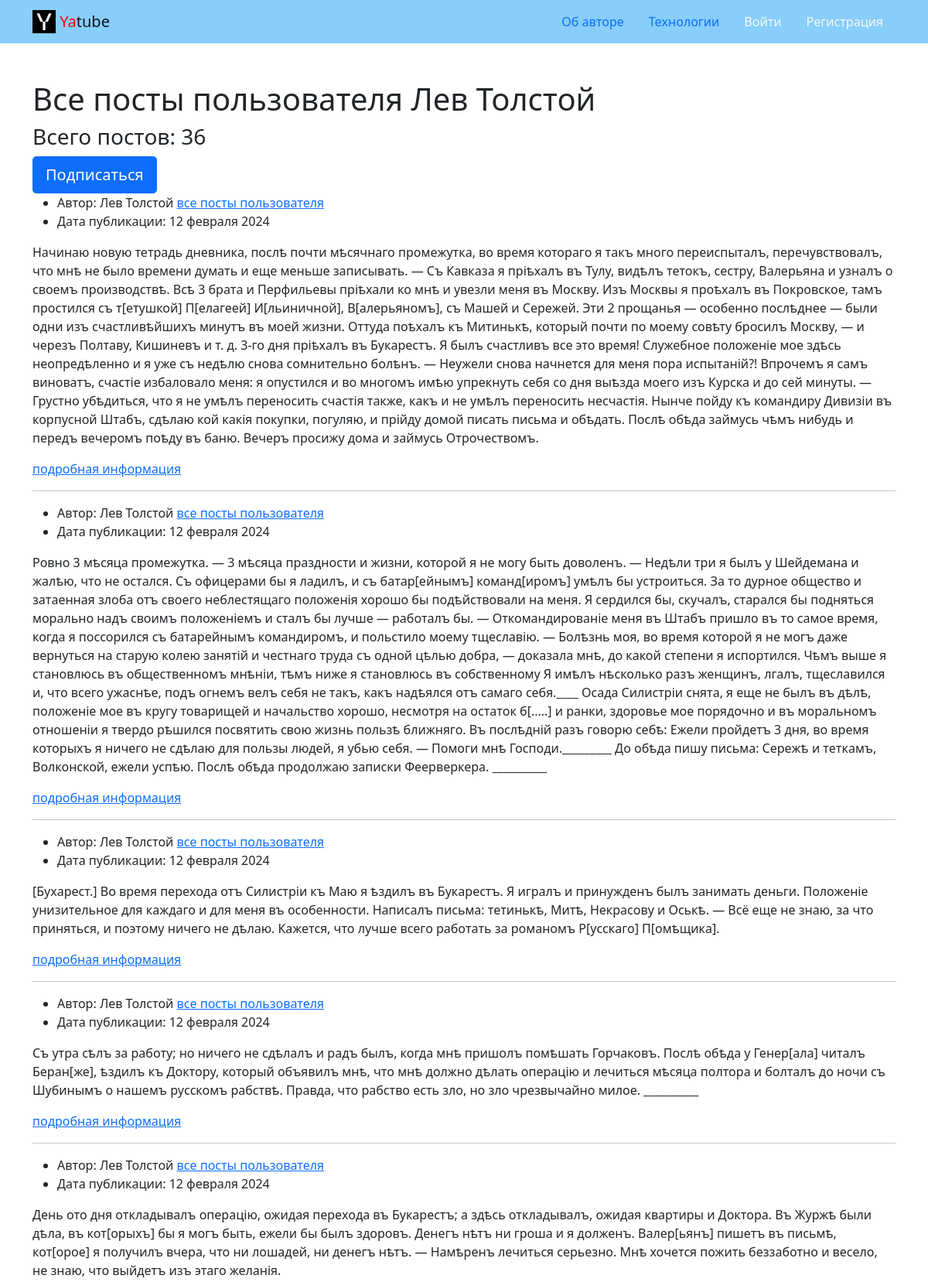
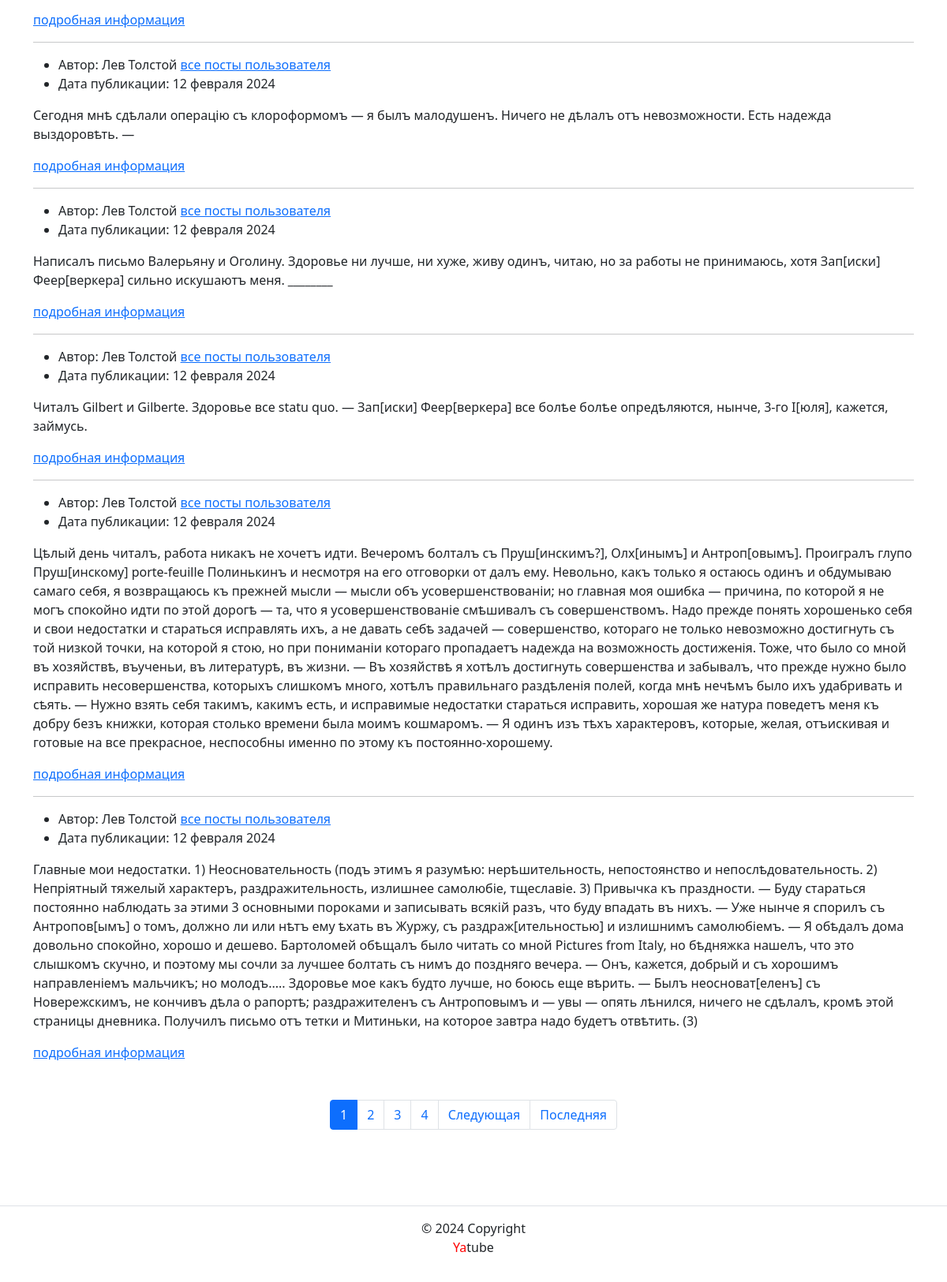
The page /profile/leo/ on the database its author committed (2 pictures, top to bottom).
### posts/models.py (models this page shows, shortened)
class Post(CreatedModel):
    text = models.TextField(
        'Текст поста',
        help_text='Введите текст поста'
    )
    author = models.ForeignKey(
        User,
        on_delete=models.CASCADE,
        related_name='posts_of_author',
        verbose_name='Автор'
    )
    group = models.ForeignKey(
        Group,
        on_delete=models.SET_NULL,
        blank=True, null=True,
        related_name='posts_of_group',
        verbose_name='Группа',
        help_text='Группа, к которой будет относится пост'
    )
    image = models.ImageField(
        'Картинка',
        upload_to='posts/',
        blank=True
    )
    class Meta:
        ordering = ['-created']

### posts/views.py (the view)
# urls.py: path('profile/<str:username>/', views.profile, name='profile'),
def profile(request, username):
    templates = 'posts/profile.html'
    author = get_object_or_404(User, username=username)
    posts = author.posts_of_author.all()
    posts_quantity = author.posts_of_author.count()
    page_obj = page_maker(request, posts)
    user = request.user
    following = Follow.objects.filter(user_id=user.id,
                                      author_id=author.id).exists()
    context = {
        'author': author,
        'page_obj': page_obj,
        'quantity': posts_quantity,
        'following': following,
    }
    return render(request, templates, context)

### core/context_processors/year.py (called while the page is built)
def year(request):
    current_date = datetime.now()
    current_year = current_date.year
    return {
        'year': current_year
    }

### posts/utils.py (called while the page is built)
def page_maker(request, posts):
    paginator = Paginator(posts, QUANTTIY_OF_POSTS)
    page_nuber = request.GET.get('page')
    page_obj = paginator.get_page(page_nuber)
    return page_obj

### templates/posts/profile.html (shortened to what this page needs)
{% extends 'base.html' %}
{% block content %}
<main>
    <div class="container py-5">
    <h1>Все посты пользователя {{ author.get_full_name }}</h1>
    <h3>Всего постов: {{ quantity }} </h3>
    {% if author != user %}
        {% if following %}
        <a
            class="btn btn-lg btn-light"
            href="{% url 'posts:profile_unfollow' author %}" role="button"
        >
            Отписаться
        </a>
        {% else %}
            <a
            class="btn btn-lg btn-primary"
            href="{% url 'posts:profile_follow' author %}" role="button"
            >
            Подписаться
            </a>
        {% endif %}
     {% endif %}
    {% for post in page_obj %}
        {% include 'posts/post_sample.html' %}
        {% if not forloop.last %}<hr>{% endif %}
    {% endfor %}
    {% include 'posts/includes/paginator.html' %}
    </div>
</main>
{% endblock content %}

### templates/posts/post_sample.html (shortened to what this page needs)
{% load thumbnail %}
<article>
  <ul>
    <li>
      Автор: {{ post.author.get_full_name }}
      <a href="{% url 'posts:profile' post.author %}">все посты пользователя</a>
    </li>
    <li>
      Дата публикации: {{ post.created|date:"d E Y" }}
    </li>
  </ul>
  <p>{{ post.text }}</p>
  <a href="{% url 'posts:post_detail' post.pk %}">подробная информация</a>
</article>

### rows shown on the page
Post: author.get_full_name "Лев Толстой", created "12 февраля 2024", text "Начинаю новую тетрадь дневника, послѣ почти мѣсячнаго промежутка, во время котораго я такъ много переиспыталъ, перечувствовалъ, что мнѣ не было времени думать и еще меньше записывать. — Съ Кавказа я пріѣхалъ въ Тулу, видѣлъ тетокъ, сестру, Валерьяна и узналъ о своемъ производствѣ. Всѣ 3 брата и Перфильевы пріѣхали ко мнѣ и увезли меня въ Москву. Изъ Москвы я проѣхалъ въ Покровское, тамъ простился съ т[етушкой] П[елагеей] И[льиничной], В[алерьяномъ], съ Машей и Сережей. Эти 2 прощанья — особенно послѣднее — были одни изъ счастливѣйшихъ минутъ въ моей жизни. Оттуда поѣхалъ къ Митинькѣ, который почти по моему совѣту бросилъ Москву, — и черезъ Полтаву, Кишиневъ и т. д. 3-го дня пріѣхалъ въ…"
Post: author.get_full_name "Лев Толстой", created "12 февраля 2024", text "Ровно 3 мѣсяца промежутка. — 3 мѣсяца праздности и жизни, которой я не могу быть доволенъ. — Недѣли три я былъ у Шейдемана и жалѣю, что не остался. Съ офицерами бы я ладилъ, и съ батар[ейнымъ] команд[иромъ] умѣлъ бы устроиться. За то дурное общество и затаенная злоба отъ своего неблестящаго положенія хорошо бы подѣйствовали на меня. Я сердился бы, скучалъ, старался бы подняться морально надъ своимъ положеніемъ и сталъ бы лучше — работалъ бы. — Откомандированіе меня въ Штабъ пришло въ то самое время, когда я поссорился съ батарейнымъ командиромъ, и польстило моему тщеславію. — Болѣзнь моя, во время которой я не могъ даже вернуться на старую колею занятій и честнаго труда съ одной цѣлью…"
Post: author.get_full_name "Лев Толстой", created "12 февраля 2024", text "[Бухарест.] Во время перехода отъ Силистріи къ Маю я ѣздилъ въ Букарестъ. Я игралъ и принужденъ былъ занимать деньги. Положеніе унизительное для каждаго и для меня въ особенности. Написалъ письма: тетинькѣ, Митѣ, Некрасову и Оськѣ. — Всё еще не знаю, за что приняться, и поэтому ничего не дѣлаю. Кажется, что лучше всего работать за романомъ Р[усскаго] П[омѣщика]."
Post: author.get_full_name "Лев Толстой", created "12 февраля 2024", text "Съ утра сѣлъ за работу; но ничего не сдѣлалъ и радъ былъ, когда мнѣ пришолъ помѣшать Горчаковъ. Послѣ обѣда у Генер[ала] читалъ Беран[же], ѣздилъ къ Доктору, который объявилъ мнѣ, что мнѣ должно дѣлать операцію и лечиться мѣсяца полтора и болталъ до ночи съ Шубинымъ о нашемъ русскомъ рабствѣ. Правда, что рабство есть зло, но зло чрезвычайно милое. __________"
Post: author.get_full_name "Лев Толстой", created "12 февраля 2024", text "День ото дня откладывалъ операцію, ожидая перехода въ Букарестъ; a здѣсь откладывалъ, ожидая квартиры и Доктора. Въ Журжѣ были дѣла, въ кот[орыхъ] бы я могъ быть, ежели бы былъ здоровъ. Денегъ нѣтъ ни гроша и я долженъ. Валер[ьянъ] пишетъ въ письмѣ, кот[орое] я получилъ вчера, что ни лошадей, ни денегъ нѣтъ. — Намѣренъ лечиться серьезно. Мнѣ хочется пожить беззаботно и весело, не знаю, что выйдетъ изъ этаго желанія."
Post: author.get_full_name "Лев Толстой", created "12 февраля 2024", text "Сегодня мнѣ сдѣлали операцію съ клороформомъ — я былъ малодушенъ. Ничего не дѣлалъ отъ невозможности. Есть надежда выздоровѣть. —"
Post: author.get_full_name "Лев Толстой", created "12 февраля 2024", text "Написалъ письмо Валерьяну и Оголину. Здоровье ни лучше, ни хуже, живу одинъ, читаю, но за работы не принимаюсь, хотя Зап[иски] Феер[веркера] сильно искушаютъ меня. ________"
Post: author.get_full_name "Лев Толстой", created "12 февраля 2024", text "Читалъ Gilbert и Gilberte. Здоровье все statu quo. — Зап[иски] Феер[веркера] все болѣе болѣе опредѣляются, нынче, 3-го І[юля], кажется, займусь."
Post: author.get_full_name "Лев Толстой", created "12 февраля 2024", text "Цѣлый день читалъ, работа никакъ не хочетъ идти. Вечеромъ болталъ съ Пруш[инскимъ?], Олх[инымъ] и Антроп[овымъ]. Проигралъ глупо Пруш[инскому] porte-feuille Полинькинъ и несмотря на его отговорки от далъ ему. Невольно, какъ только я остаюсь одинъ и обдумываю самаго себя, я возвращаюсь къ прежней мысли — мысли объ усовершенствованіи; но главная моя ошибка — причина, по которой я не могъ спокойно идти по этой дорогѣ — та, что я усовершенствованіе смѣшивалъ съ совершенствомъ. Надо прежде понять хорошенько себя и свои недостатки и стараться исправлять ихъ, а не давать себѣ задачей — совершенство, котораго не только невозможно достигнуть съ той низкой точки, на которой я стою, но при пониманіи…"
Post: author.get_full_name "Лев Толстой", created "12 февраля 2024", text "Главные мои недостатки. 1) Неосновательность (подъ этимъ я разумѣю: нерѣшительность, непостоянство и непослѣдовательность. 2) Непріятный тяжелый характеръ, раздражительность, излишнее самолюбіе, тщеславіе. 3) Привычка къ праздности. — Буду стараться постоянно наблюдать за этими 3 основными пороками и записывать всякій разъ, что буду впадать въ нихъ. — Уже нынче я спорилъ съ Антропов[ымъ] о томъ, должно ли или нѣтъ ему ѣхать въ Журжу, съ раздраж[ительностью] и излишнимъ самолюбіемъ. — Я обѣдалъ дома довольно спокойно, хорошо и дешево. Бартоломей обѣщалъ было читать со мной Pictures from Italy, но бѣдняжка нашелъ, что это слышкомъ скучно, и поэтому мы сочли за лучшее болтать съ нимъ до…"

### other values the page prints
{{ author.get_full_name }} "Лев Толстой"
{{ quantity }} "36"
{{ i }} "1"
{{ i }} "2" "3" "4"
